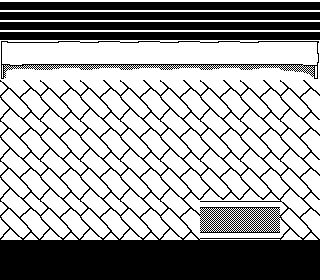

A 2D game scene composited from a Tiled map and its tileset images. What follows is a short description and the map's XML, with every tile layer's data as written:
An orthogonal 8x7 tile map with 40x40 px tiles, 1 tile layer (Tile Layer 1).

<map version="1.10" tiledversion="1.10.2" orientation="orthogonal" renderorder="right-down" width="8" height="7" tilewidth="40" tileheight="40" infinite="0" nextlayerid="2" nextobjectid="1">
 <tileset firstgid="1" source="IndoorsNormal.tsx" />
 <layer id="1" name="Tile Layer 1" width="8" height="7">
  <data encoding="csv">
4,4,4,4,4,4,4,4,
7,9,9,9,9,9,9,8,
2,2,2,2,2,2,2,2,
2,2,2,2,2,2,2,2,
2,2,2,2,2,2,2,2,
2,2,2,2,2,3,3,2,
5,5,5,5,5,6,6,5
</data>
 </layer>
</map>